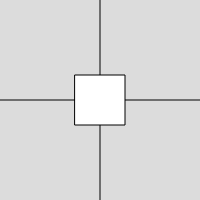
Frame 1 (no input)
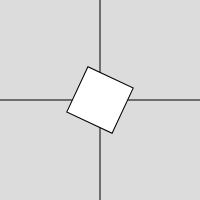
Frame 60 (no input)
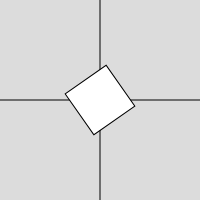
Frame 120 (the mouse pressed at the canvas centre since frame 60)

The p5.js sketch that drew these frames (run headless with seeded random() and noise() and a simulated clock; from frame 60 on, the mouse is pressed at the canvas centre):

// p5.js sketch
// ── sketch.js
var angle = 0;

function setup() {
    createCanvas(200, 200);
}

function draw() {
    background(220);
    line(width/2, 0, width/2, height);
    line(0, height/2, width, height/2);
    fill(255); // control rect color explicitly
    stroke(0);
    push();
    translate(100, 100);
    rotate(radians(angle));
    rectMode(CENTER); // center rect around 0,0
    rect(0, 0, 50, 50);
    pop();
    angle += 5;
}
